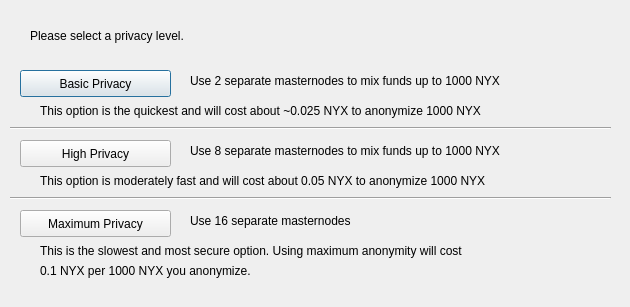
<?xml version="1.0" encoding="UTF-8"?>
<ui version="4.0">
 <class>DarksendConfig</class>
 <widget class="QDialog" name="DarksendConfig">
  <property name="geometry">
   <rect>
    <x>0</x>
    <y>0</y>
    <width>630</width>
    <height>307</height>
   </rect>
  </property>
  <property name="windowTitle">
   <string>Configure PrivateSend</string>
  </property>
  <widget class="QPushButton" name="buttonBasic">
   <property name="geometry">
    <rect>
     <x>20</x>
     <y>70</y>
     <width>151</width>
     <height>27</height>
    </rect>
   </property>
   <property name="text">
    <string>Basic Privacy</string>
   </property>
  </widget>
  <widget class="QPushButton" name="buttonHigh">
   <property name="geometry">
    <rect>
     <x>20</x>
     <y>140</y>
     <width>151</width>
     <height>27</height>
    </rect>
   </property>
   <property name="text">
    <string>High Privacy</string>
   </property>
  </widget>
  <widget class="QPushButton" name="buttonMax">
   <property name="geometry">
    <rect>
     <x>20</x>
     <y>210</y>
     <width>151</width>
     <height>27</height>
    </rect>
   </property>
   <property name="text">
    <string>Maximum Privacy</string>
   </property>
  </widget>
  <widget class="QLabel" name="label">
   <property name="geometry">
    <rect>
     <x>30</x>
     <y>20</y>
     <width>571</width>
     <height>31</height>
    </rect>
   </property>
   <property name="text">
    <string>Please select a privacy level.</string>
   </property>
  </widget>
  <widget class="QLabel" name="label_2">
   <property name="geometry">
    <rect>
     <x>190</x>
     <y>70</y>
     <width>421</width>
     <height>21</height>
    </rect>
   </property>
   <property name="text">
    <string>Use 2 separate masternodes to mix funds up to 1000 NYX</string>
   </property>
  </widget>
  <widget class="QLabel" name="label_3">
   <property name="geometry">
    <rect>
     <x>190</x>
     <y>140</y>
     <width>411</width>
     <height>21</height>
    </rect>
   </property>
   <property name="text">
    <string>Use 8 separate masternodes to mix funds up to 1000 NYX</string>
   </property>
  </widget>
  <widget class="QLabel" name="label_4">
   <property name="geometry">
    <rect>
     <x>190</x>
     <y>210</y>
     <width>421</width>
     <height>21</height>
    </rect>
   </property>
   <property name="text">
    <string>Use 16 separate masternodes</string>
   </property>
  </widget>
  <widget class="QLabel" name="label_6">
   <property name="geometry">
    <rect>
     <x>40</x>
     <y>100</y>
     <width>561</width>
     <height>21</height>
    </rect>
   </property>
   <property name="text">
    <string>This option is the quickest and will cost about ~0.025 NYX to anonymize 1000 NYX</string>
   </property>
  </widget>
  <widget class="QLabel" name="label_7">
   <property name="geometry">
    <rect>
     <x>40</x>
     <y>170</y>
     <width>561</width>
     <height>21</height>
    </rect>
   </property>
   <property name="text">
    <string>This option is moderately fast and will cost about 0.05 NYX to anonymize 1000 NYX</string>
   </property>
  </widget>
  <widget class="QLabel" name="label_8">
   <property name="geometry">
    <rect>
     <x>40</x>
     <y>240</y>
     <width>561</width>
     <height>21</height>
    </rect>
   </property>
   <property name="text">
    <string>This is the slowest and most secure option. Using maximum anonymity will cost</string>
   </property>
  </widget>
  <widget class="QLabel" name="label_9">
   <property name="geometry">
    <rect>
     <x>40</x>
     <y>260</y>
     <width>561</width>
     <height>21</height>
    </rect>
   </property>
   <property name="text">
    <string>0.1 NYX per 1000 NYX you anonymize.</string>
   </property>
  </widget>
  <widget class="Line" name="line">
   <property name="geometry">
    <rect>
     <x>10</x>
     <y>120</y>
     <width>601</width>
     <height>16</height>
    </rect>
   </property>
   <property name="orientation">
    <enum>Qt::Horizontal</enum>
   </property>
  </widget>
  <widget class="Line" name="line_2">
   <property name="geometry">
    <rect>
     <x>10</x>
     <y>190</y>
     <width>601</width>
     <height>16</height>
    </rect>
   </property>
   <property name="orientation">
    <enum>Qt::Horizontal</enum>
   </property>
  </widget>
 </widget>
 <resources/>
 <connections/>
</ui>
